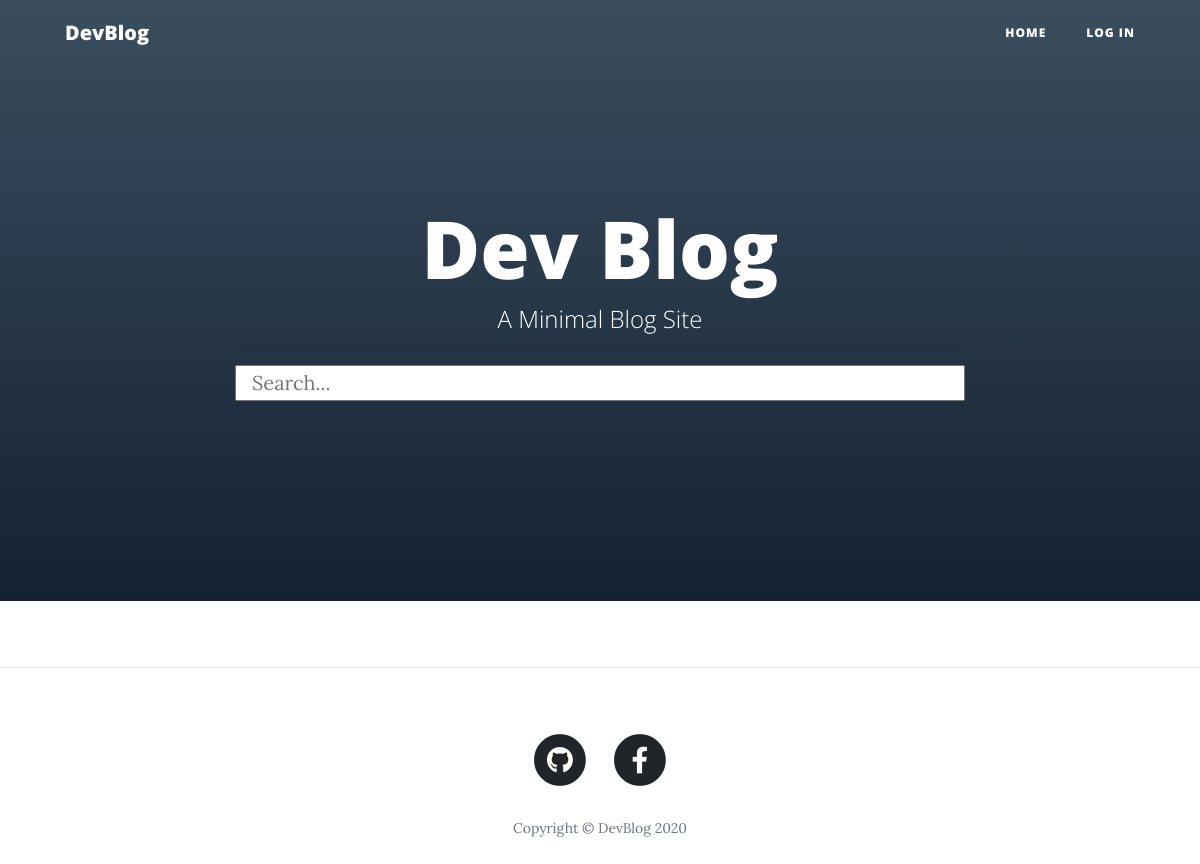
The app's page /, older data.
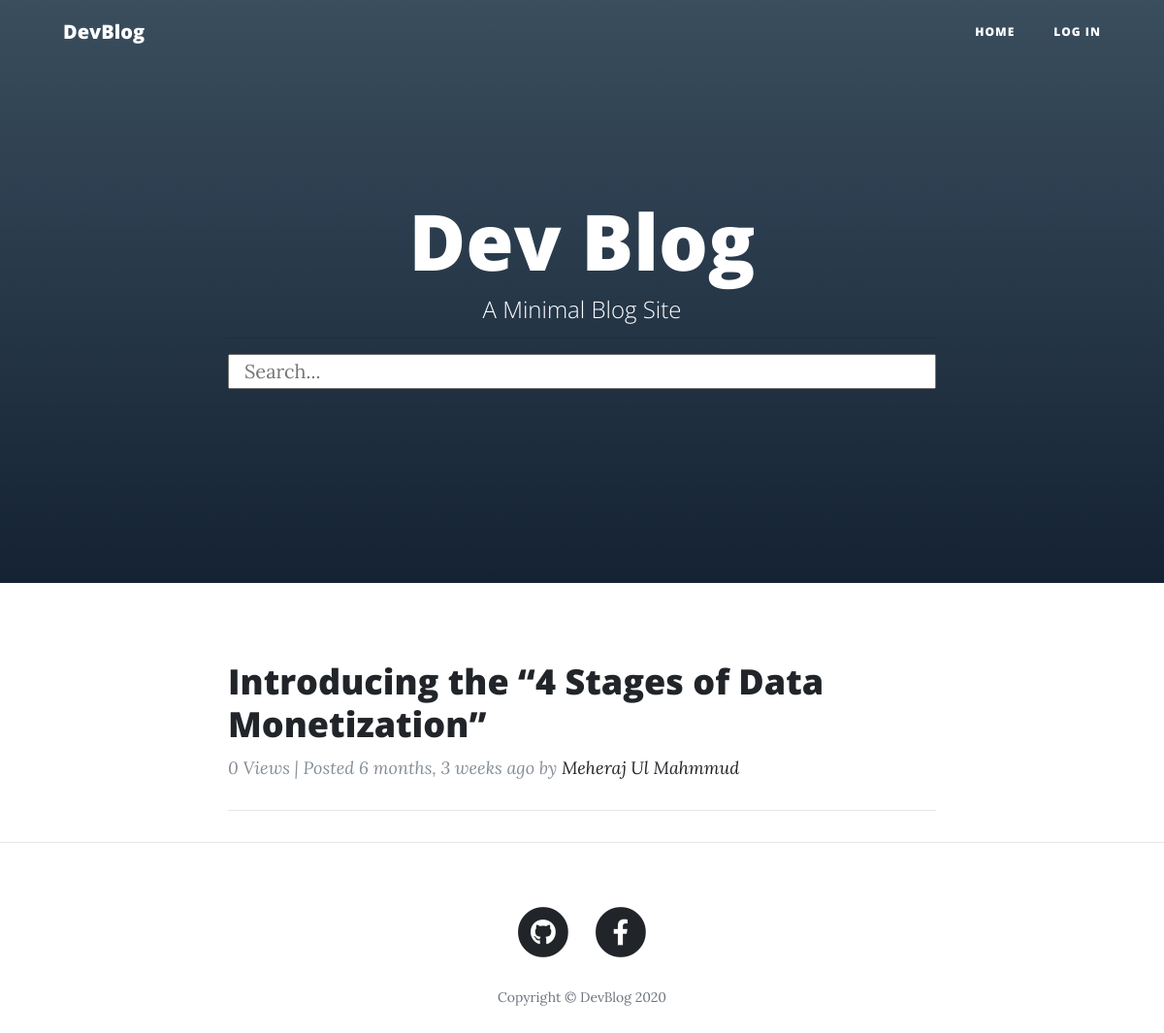
The same page, newer data.
### blog/models.py (models this page shows, shortened)
class BlogModel(models.Model):
    author = models.ForeignKey(User, null=True, blank=True, on_delete=models.CASCADE)
    blog_title = models.CharField(max_length=255)
    blog_subtitle = models.CharField(max_length=255, null=True, blank=True)
    blog_content = RichTextField()
    blog_image = models.ImageField(null=True, blank=True)
    date_posted = models.DateTimeField(auto_now_add=True)
    slug = models.SlugField(unique=True, null=True, blank=True)
    totalViewCount = models.IntegerField(null=True, blank=True, default=0)

### user/models.py (models this page shows, shortened)
class User(AbstractBaseUser):
    email = models.EmailField(max_length=255, unique=True)
    name = models.CharField(max_length=255)
    date_joined = models.DateTimeField(auto_now_add=True)
    is_active = models.BooleanField(default=True)
    is_staff = models.BooleanField(default=False)
    is_admin = models.BooleanField(default=False)
    USERNAME_FIELD = 'email'
    REQUIRED_FIELDS = ['name']  # Email & Password are required by default.
    objects = MyUserManager()

### blog/views.py (the view)
# urls.py: path('', blog_home_view, name='blog-home'),
def blog_home_view(request):
    blogs = BlogModel.objects.order_by('-date_posted')
    blog_search = request.GET.get('q')
    paginator = Paginator(blogs, 5)
    page = request.GET.get('page', 1)
    try:
        blogs = paginator.page(page)
    except PageNotAnInteger:
        blogs = paginator.page(1)
    except EmptyPage:
        blogs = paginator.page(paginator.num_pages)
    context = {
        'blogs': blogs,
        'blog_search': blog_search,
    }
    return render(request, 'blog/blog-home.html', context)

### templates/blog/blog-home.html (shortened to what this page needs)
{% extends "base.html" %}
{% load static %}
{% block content %}
<header class="masthead" style="background-image: linear-gradient(to top, #09203f 0%, #537895 100%);">
    <div class="overlay"></div>
    <div class="container">
        <div class="row">
            <div class="col-lg-8 col-md-10 mx-auto">
                <div class="site-heading">
                    <h1>Dev Blog</h1>
                    <span class="subheading">A Minimal Blog Site</span>
                    <hr/>
                    <form method="GET">
                        <input type="text" name="q" placeholder="Search..."
                               class="col-lg-12">
                    </form>
                </div>
            </div>
        </div>
    </div>
</header>
<div class="container">
    <div class="row">
        <div class="col-lg-8 col-md-10 mx-auto">
            {% for blog in blogs %}
            <div class="post-preview">
                <a href="{% url 'blog-details' blog.slug %}">
                    <h2 class="post-title">
                        {{ blog.blog_title }}
                    </h2>
                </a>
                <p class="post-meta">
                    {{ blog.totalViewCount }} View{{ blog.totalViewCount|pluralize }} | Posted
                    <i>{{ blog.date_posted | timesince }} ago</i> by
                    <a href="{% url 'blogs' blog.author.id %}">{{ blog.author.name }}</a>
                </p>
            </div>
            <hr>
            {% endfor %}
        </div>
    </div>
</div>
{% endblock %}

### templates/base.html (shortened to what this page needs)
<!DOCTYPE html>
{% load static %}
<html lang="en">
<head>
    <link href="{% static 'blog/vendor/bootstrap/css/bootstrap.min.css' %}" rel="stylesheet">
    <link href="{% static 'blog/vendor/fontawesome-free/css/all.min.css' %}" rel="stylesheet" type="text/css">
    <link href="{% static 'blog/css/clean-blog.min.css' %}" rel="stylesheet">
</head>
<body>
<nav class="navbar navbar-expand-lg navbar-light fixed-top" id="mainNav">
    <div class="container">
        <a class="navbar-brand" href="{% url 'blog-home' %}">DevBlog</a>
        <div class="collapse navbar-collapse" id="navbarResponsive">
            <ul class="navbar-nav ml-auto">
                <li class="nav-item">
                    <a class="nav-link" href="{% url 'blog-home' %}">Home</a>
                </li>
                {% if user.is_authenticated %}
                <li class="nav-item">
                    <a class="nav-link" href="{% url 'add-blog' %}">New Blog</a>
                </li>
                <li class="nav-item">
                    <a class="nav-link" href="{% url 'blogs' request.user.id %}">My Blogs</a>
                </li>
                <li class="nav-item">
                    <a class="nav-link" href="{% url 'logout' %}">Log Out</a>
                </li>
                {% else %}
                <li class="nav-item">
                    <a class="nav-link" href="{% url 'login' %}?next={{request.path}}">Log In</a>
                </li>
                {% endif %}
            </ul>
        </div>
    </div>
</nav>
{% block content %}
{% endblock %}
<hr>
{% include "./blog-footer.html" %}
</body>
</html>

### templates/blog-footer.html
<footer>
    <div class="container">
        <div class="row">
            <div class="col-lg-8 col-md-10 mx-auto">
                <ul class="list-inline text-center">
                    <li class="list-inline-item">
                        <a href="https://github.com/superior-prog" target="_blank">
                            <span class="fa-stack fa-lg">
                              <i class="fas fa-circle fa-stack-2x"></i>
                              <i class="fab fa-github fa-stack-1x fa-inverse"></i>
                            </span>
                        </a>
                    </li>
                    <li class="list-inline-item">
                        <a href="https://www.facebook.com/meherajulmahmmud/" target="_blank">
                            <span class="fa-stack fa-lg">
                              <i class="fas fa-circle fa-stack-2x"></i>
                              <i class="fab fa-facebook-f fa-stack-1x fa-inverse"></i>
                            </span>
                        </a>
                    </li>
                </ul>
                <p class="copyright text-muted">Copyright &copy; DevBlog 2020</p>
            </div>
        </div>
    </div>
</footer>

Row changes from the older to the newer data that the page shows:
added BlogModel: blog_title "Introducing the “4 Stages of Data Monetization”", totalViewCount "0", date_posted "6 months, 3 weeks", author.name "Meheraj Ul Mahmmud"
